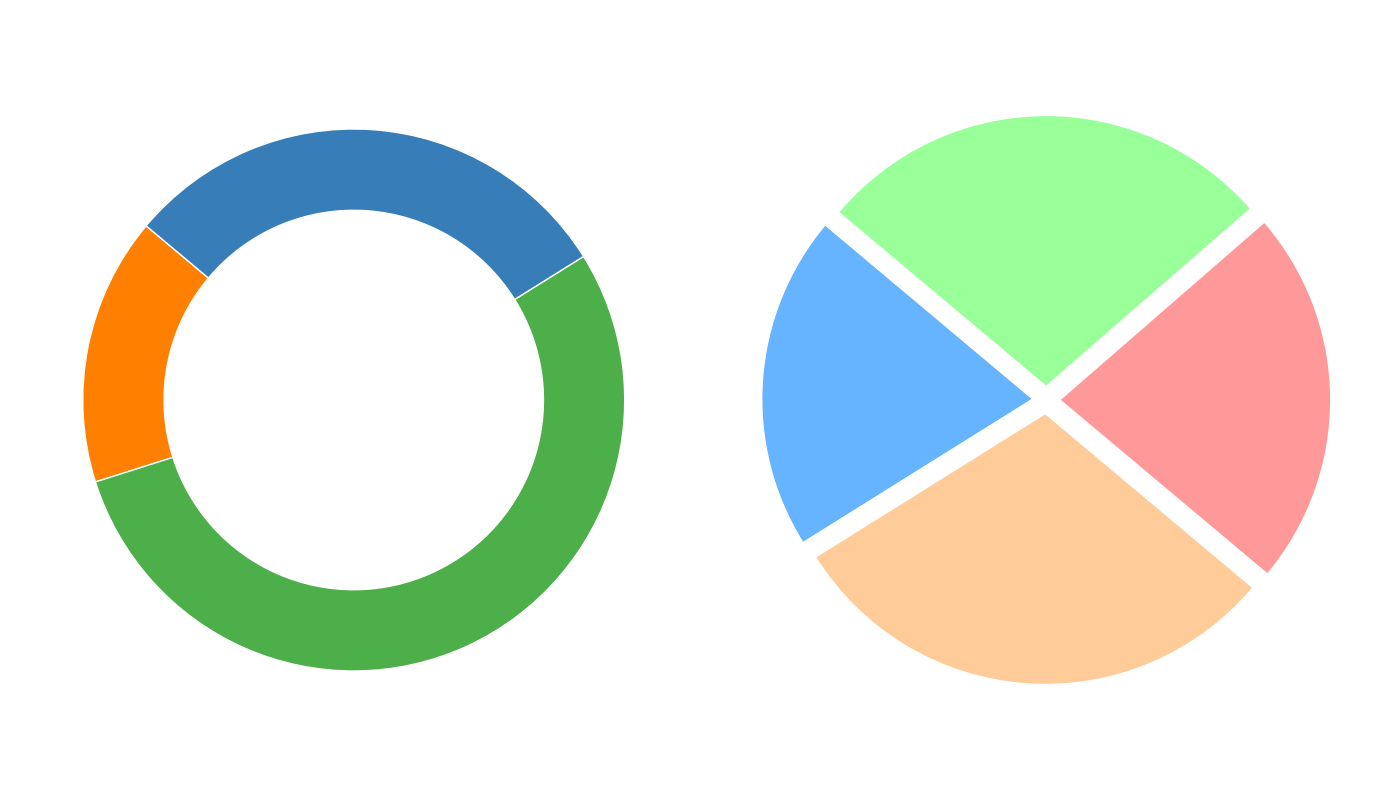

Write Python code to recreate this figure.
import matplotlib.pyplot as plt
import numpy as np

# Updated regions and corresponding data after removing 'Eastland'
regions = ['Northland', 'Southland', 'Westland', 'Central']
population_percentages = [16, 24, 18, 22]
demographics_labels = ['Children (<18)', 'Adults (18-64)', 'Seniors (65+)']
demographics_data = {
    'Children (<18)': [12, 14, 18, 16],
    'Adults (18-64)': [56, 64, 52, 54],
    'Seniors (65+)': [32, 22, 30, 30]
}

# Updated colors
region_colors = ['#66b3ff', '#ffcc99', '#ff9999', '#99ff99']
demographic_colors = ['#ff7f00', '#4daf4a', '#377eb8']

fig, ax = plt.subplots(1, 2, figsize=(14, 8))

# Plot pie charts for demographics within each updated region
for i, region in enumerate(regions):
    demographic_data = [demographics_data[label][i] for label in demographics_labels]
    ax[0].pie(
        demographic_data, colors=demographic_colors, startangle=140, wedgeprops=dict(edgecolor='white', width=0.3)
    )

# Create pie chart for updated population distribution by region
ax[1].pie(
    population_percentages, colors=region_colors, startangle=140,
    wedgeprops=dict(edgecolor='white'), explode=(0.05, 0.05, 0.05, 0.05), pctdistance=0.85
)

plt.tight_layout()
plt.show()
